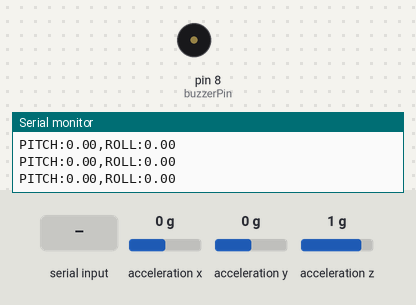
A sketch run on a simulated Arduino Uno, built with avr-gcc and run on an emulated ATmega328P. Shown: buzzer (waves = sounding), the last lines printed to the serial monitor. Inputs (shaded band) come from the test bench; at power-on: acceleration x 0 g, acceleration z 1 g, acceleration y 0 g.

Above: at 1.2 s.
1.3 s: acceleration x set to 0.8 g
4.3 s: "recalibrate\n" received over the second serial link
5.8 s: acceleration z set to -1.4 g
8.8 s: acceleration x set to -1.4 g
11.8 s: acceleration y set to -1.4 g
At 14.4 s:
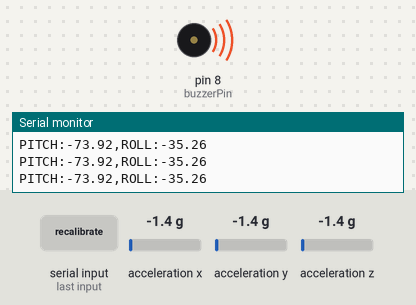
Timing chart, 0 to 15.8 s (numbered marks = the images above; inputs shaded):
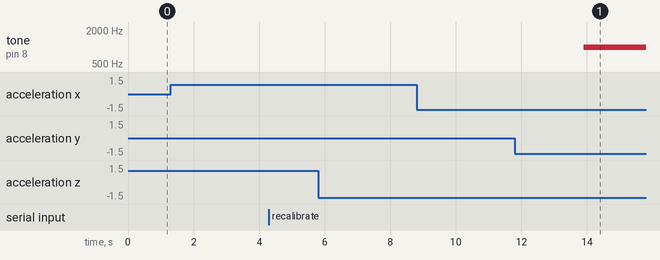

The sketch:

wakeyarduino.ino
```cpp
#include <Wire.h>
#include <Adafruit_Sensor.h>
#include <Adafruit_ADXL345_U.h>
#include <SoftwareSerial.h>

//TILT DETECTION LOGIC AND RECALIBRATION FUNCTIONS WERE GENERATED BY CHATGPT
Adafruit_ADXL345_Unified accel = Adafruit_ADXL345_Unified(12345);

const float TILT_THRESHOLD = 30.0;
const unsigned long TILT_DURATION = 5000;
const int buzzerPin = 8;

// HC-05 Bluetooth Module connected on pins 10 (RX), 11 (TX)
SoftwareSerial BTSerial(10, 11); // RX, TX

unsigned long tiltStartTime = 0;
bool tiltDetected = false;
bool alertTriggered = false;

// Recalibration offset variables
float pitchOffset = 0;
float rollOffset = 0;

void setup() {
  Serial.begin(9600);
  BTSerial.begin(9600);
  while (!Serial);

  pinMode(buzzerPin, OUTPUT);
  digitalWrite(buzzerPin, LOW);

  if (!accel.begin()) {
    Serial.println("No ADXL345 detected");
    while (1);
  }

  accel.setRange(ADXL345_RANGE_16_G);
  Serial.println("ADXL345 tilt monitoring...");
  BTSerial.println("Bluetooth tilt monitoring started");
}

void loop() {
  if (BTSerial.available()) {
    String command = BTSerial.readStringUntil('\n');
    command.trim();
    if (command == "recalibrate") {
      recalibrate();
    }
  }

  sensors_event_t event;
  accel.getEvent(&event);

  float ax = event.acceleration.x;
  float ay = event.acceleration.y;
  float az = event.acceleration.z;

  float pitch = atan2(ax, sqrt(ay * ay + az * az)) * 180.0 / PI - pitchOffset;
  float roll  = atan2(ay, sqrt(ax * ax + az * az)) * 180.0 / PI - rollOffset;

  String dataStr = "PITCH:" + String(pitch, 2) + ",ROLL:" + String(roll, 2);
  Serial.println(dataStr);
  BTSerial.println(dataStr);

  if (abs(pitch) > TILT_THRESHOLD || abs(roll) > TILT_THRESHOLD) {
    if (!tiltDetected) {
      tiltStartTime = millis();
      tiltDetected = true;
      alertTriggered = false;
    } else {
      unsigned long elapsed = millis() - tiltStartTime;
      if (elapsed > TILT_DURATION && !alertTriggered) {
        Serial.println("ALERT");
        BTSerial.println("ALERT");
        tone(buzzerPin, 1000);
        alertTriggered = true;
      }
    }
  } else {
    tiltDetected = false;
    alertTriggered = false;
    noTone(buzzerPin);
  }

  delay(50);
}

void recalibrate() {
  sensors_event_t event;
  accel.getEvent(&event);

  float ax = event.acceleration.x;
  float ay = event.acceleration.y;
  float az = event.acceleration.z;

  pitchOffset = atan2(ax, sqrt(ay * ay + az * az)) * 180.0 / PI;
  rollOffset  = atan2(ay, sqrt(ax * ax + az * az)) * 180.0 / PI;

  Serial.println("Recalibrated");
  BTSerial.println("Recalibrated");
}
```
